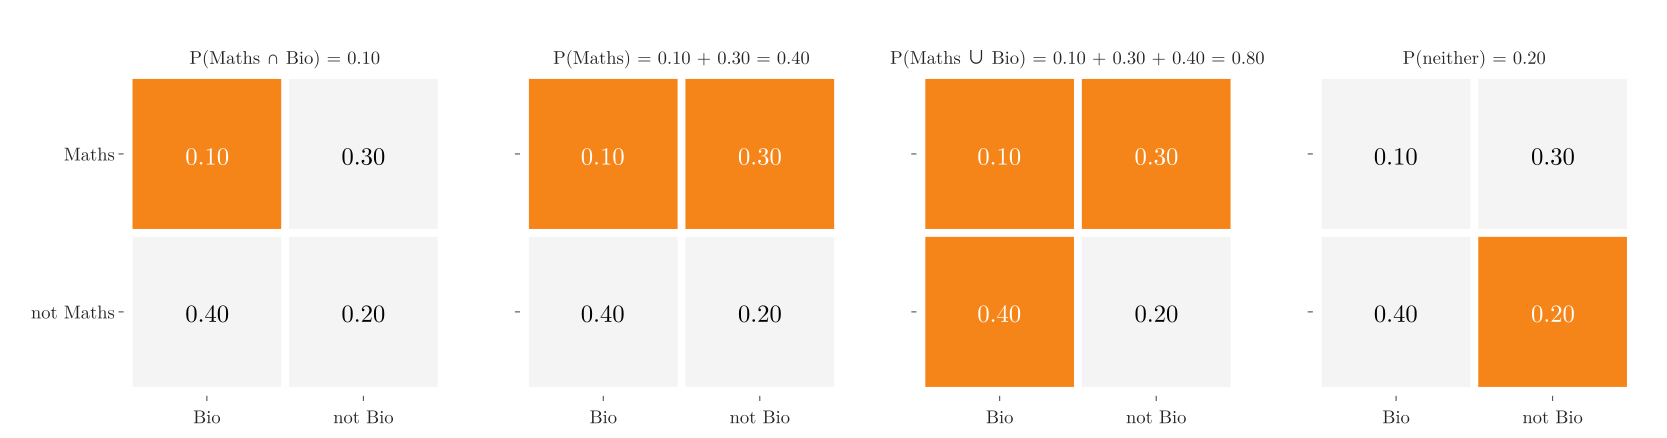

Source code (Python):
"""Reading four probabilities off the students' probability table (section 3.3): the cells that make up each one are
shaded: P(Maths and Bio) = 0.10, P(Maths) = 0.40, P(Maths or Bio) = 0.80, P(neither) = 0.20."""
from pathlib import Path
import plotly.graph_objects as go
from plotly.subplots import make_subplots

here = Path(__file__).parent
P = [[0.10, 0.30], [0.40, 0.20]]                     # rows Maths / not Maths, cols Bio / not Bio
READS = [("P(Maths ∩ Bio) = 0.10", [(0, 0)]), ("P(Maths) = 0.10 + 0.30 = 0.40", [(0, 0), (0, 1)]),
         ("P(Maths ∪ Bio) = 0.10 + 0.30 + 0.40 = 0.80", [(0, 0), (0, 1), (1, 0)]), ("P(neither) = 0.20", [(1, 1)])]
assert abs(sum(P[i][j] for i, j in READS[2][1]) - 0.80) < 1e-12 and abs(sum(map(sum, P)) - 1) < 1e-12
fig = make_subplots(rows=1, cols=4, subplot_titles=[t for t, _ in READS], horizontal_spacing=0.05)
for k, (_, cells) in enumerate(READS, start=1):
    for i, r in enumerate(["Maths", "not Maths"]):
        for j, c in enumerate(["Bio", "not Bio"]):
            on = (i, j) in cells
            fig.add_shape(type="rect", x0=j, x1=j + 0.95, y0=1 - i, y1=1.95 - i, fillcolor="#F58518" if on else "#f4f4f4", opacity=1,
                          line=dict(color="white"), row=1, col=k)
            fig.add_annotation(x=j + 0.475, y=1.475 - i, text=f"{P[i][j]:.2f}", showarrow=False,
                               font=dict(size=24, color="white" if on else "black"), row=1, col=k)
    fig.update_xaxes(range=[-0.05, 2], tickvals=[0.475, 1.475], ticktext=["Bio", "not Bio"], showline=False, row=1, col=k)
    fig.update_yaxes(range=[-0.05, 2], tickvals=[1.475, 0.475], ticktext=["Maths", "not Maths"] if k == 1 else ["", ""],
                     showline=False, row=1, col=k)
for a in fig.layout.annotations[:4]:
    a.font.size = 18
fig.update_layout(template="simple_white", width=1600, height=420, font=dict(family="Latin Modern Roman", size=18),
                  showlegend=False, margin=dict(l=110, r=20, t=60, b=40))
fig.write_image(here / "table_reads.png", scale=2)
fig.write_image(here / "table_reads.pdf")
